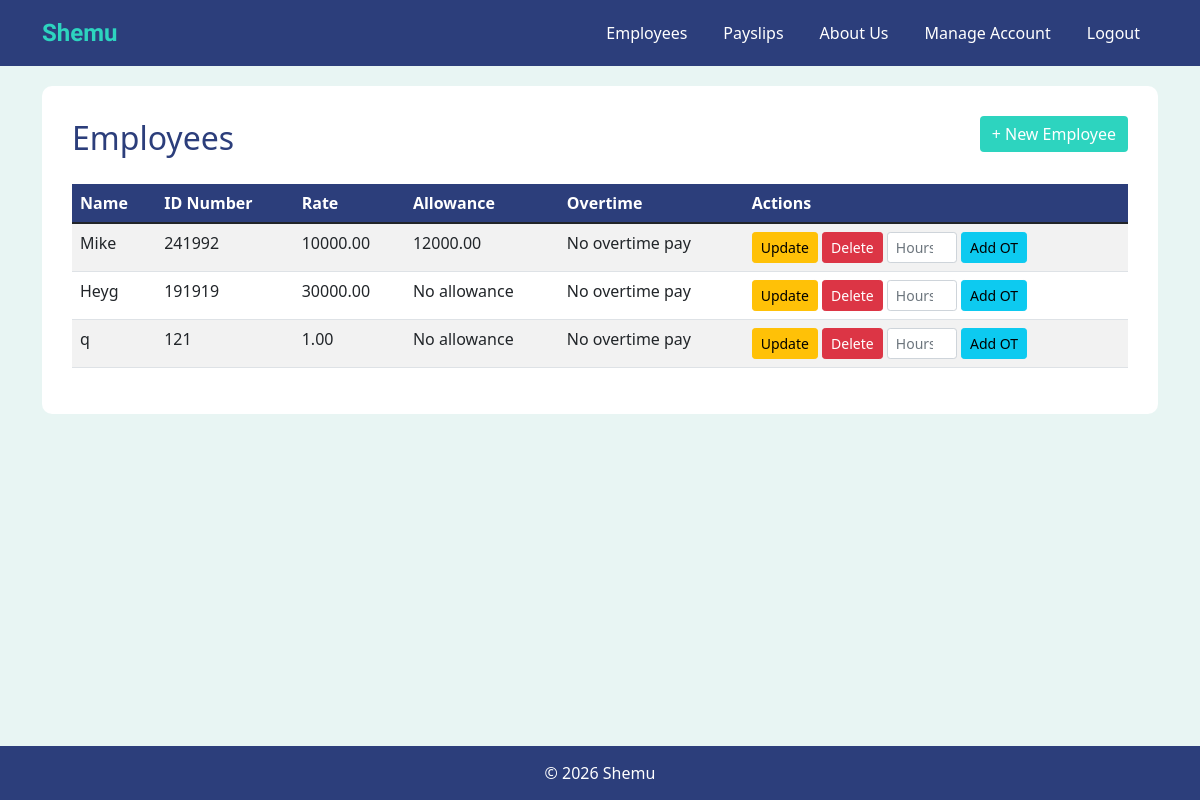
The page /employees/4/ on the database its author committed.
### shemuapp/models.py (models this page shows, shortened)
class Employee(models.Model):
    name = models.CharField(max_length=300)
    id_number = models.CharField(max_length=300, unique=True)
    rate = models.DecimalField(max_digits=10, decimal_places=2)
    overtime_pay = models.DecimalField(max_digits=10, decimal_places=2,null=True, blank=True)
    allowance = models.DecimalField(max_digits=10, decimal_places=2, null=True, blank=True)
    def getOvertime(self):
        if not self.overtime_pay:
            message = "No overtime pay"
            return message
        else:
            return self.overtime_pay
    def getAllowance(self):
        if not self.allowance:
            message = "No allowance"
            return message
        else:
            return self.allowance

### shemuapp/views.py (the view)
# urls.py: path('', views.employees, name='employees'),
def employees(request, pk):
    account = get_object_or_404(Account, pk=pk)
    employees = Employee.objects.all()
    return render(request, 'employees.html', {'employees': employees, 'pk': pk, 'current_user': account.getUsername()})

### shemuapp/models.py (called while the page is built)
    def getUsername(self):
        return self.username

### shemuapp/templates/employees.html (shortened to what this page needs)
{% extends 'base.html' %}
{% block content %}
<div class="d-flex justify-content-between align-items-center mb-3">
    <h2>Employees</h2>
    <a href="{% url 'create_employee' pk=pk %}" class="btn btn-teal mb-3">+ New Employee</a>
</div>
<table class="table table-striped">
    <thead>
        <tr>
            <th>Name</th>
            <th>ID Number</th>
            <th>Rate</th>
            <th>Allowance</th>
            <th>Overtime</th>
            <th>Actions</th>
        </tr>
    </thead>
    <tbody>
        {% for employee in employees %}
        <tr>
            <td>{{ employee.name }}</td>
            <td>{{ employee.id_number }}</td>
            <td>{{ employee.rate }}</td>
            <td>{{ employee.getAllowance }}</td>
            <td>{{ employee.getOvertime }}</td>
            <td style="white-space: nowrap;">
                <form method="post" action="{% url 'update_employee' pk=pk %}" style="display:inline;">
                    <button type="submit" class="btn btn-warning btn-sm">Update</button>
                </form>
                <form method="post" action="{% url 'delete_employee' pk=pk %}" style="display:inline;">
                    <button type="submit" class="btn btn-danger btn-sm">Delete</button>
                </form>
                <form method="post" action="{% url 'add_overtime' pk=pk %}" style="display:inline;">
                    <input type="number" name="overtime_hours" step="0.01" placeholder="Hours" min="0" class="form-control form-control-sm" style="width:70px; display: inline-block; vertical-align: middle;" required>
                    <button type="submit" class="btn btn-info btn-sm">Add OT</button>
                </form>
            </td>
        </tr>
        {% empty %}
        <tr>
            <td colspan="6" class="text-center">No employees found</td>
        </tr>
        {% endfor %}
    </tbody>
</table>
{% endblock %}

### shemuapp/templates/base.html (style rules this page uses)
body { background-color: #E8F5F3; }
h2 { color: #2C3E7B; }
.btn-teal { background-color: #2DD4BF; border: none; color: white; }
.table thead { background-color: #2C3E7B; color: white; }

### rows shown on the page
Employee: name "Mike", id_number "241992", rate "10000.00", getAllowance "12000.00", getOvertime "No overtime pay"
Employee: name "Heyg", id_number "191919", rate "30000.00", getAllowance "No allowance", getOvertime "No overtime pay"
Employee: name "q", id_number "121", rate "1.00", getAllowance "No allowance", getOvertime "No overtime pay"
